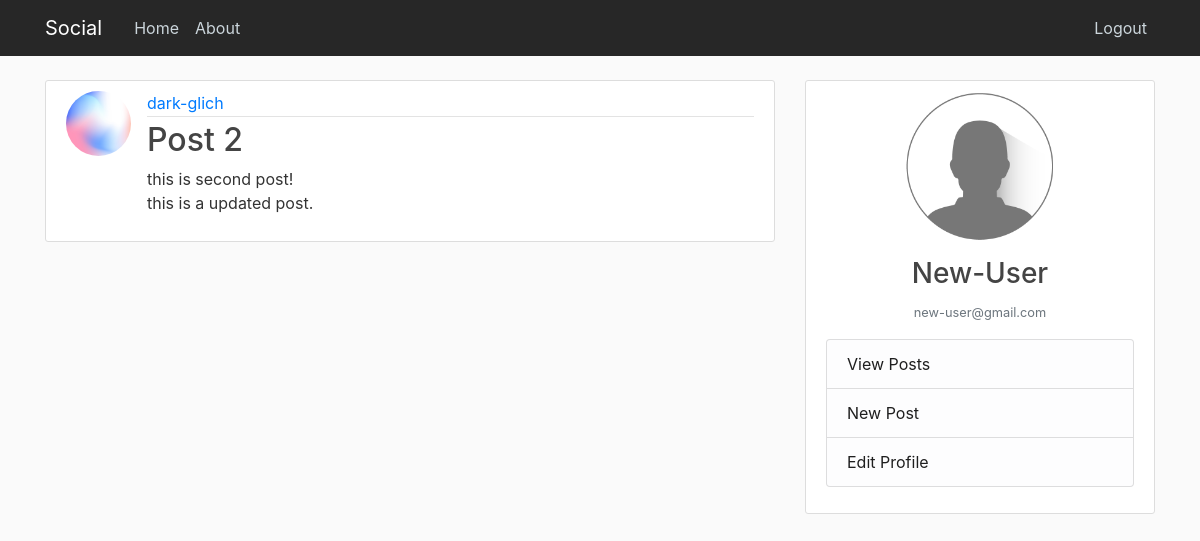
/post/6/ (signed in), run on the app's committed database.
### main/models.py (models this page shows, shortened)
class Post(models.Model):
    title = models.CharField(max_length=200)
    content = models.TextField()
    date = models.DateTimeField(default=timezone.now)
    author = models.ForeignKey(User, on_delete=models.CASCADE)

### users/models.py (models this page shows, shortened)
class profile(models.Model):
    user = models.OneToOneField(User, on_delete=models.CASCADE)
    image = models.ImageField(default='default.png', upload_to='profile_pics')

### main/views.py (the view)
# urls.py: path('post/<int:pk>/', PostDetailView.as_view(), name='detail'),
class PostDetailView(LoginRequiredMixin, DetailView):
    model = Post

### main/templates/main/post_detail.html (shortened to what this page needs)
{% extends "main/base.html" %}
{% block content %}
  <article class="media content-section">
    <img class="rounded-circle article-img" src="{{ object.author.profile.image.url }}">
    <div class="media-body">
      <div class="article-metadata">
        <a class="mr-2" href="#">{{ object.author }}</a>
      </div>
      <h2 class="article-title">{{ object.title }}</h2>
      <p class="article-content">{{ object.content }}</p>
    </div>
  </article>
{% endblock content %}

### main/templates/main/base.html (shortened to what this page needs)
{%load static%}
<!doctype html>
<html lang="en">
  <head>
    <link rel="stylesheet" href="https://maxcdn.bootstrapcdn.com/bootstrap/4.0.0/css/bootstrap.min.css">
    <link rel="stylesheet" type="text/css" href="{% static 'main/style.css' %}">
  </head>
    <body>
      <header class="site-header">
        <nav class="navbar navbar-expand-md navbar-dark bg-steel fixed-top" style="background-color: rgb(39, 39, 39) ">
          <div class="container">
            <a class="navbar-brand mr-4" href="{% url 'home' %}">Social</a>
            <div class="collapse navbar-collapse" id="navbarToggle">
              <div class="navbar-nav mr-auto">
                <a class="nav-item nav-link" href="{% url 'home' %}">Home</a>
                <a class="nav-item nav-link" href="{% url 'about' %}">About</a>
              </div>
              <div class="navbar-nav">
                {% if user.is_authenticated %}
                  <a class="nav-item nav-link" href="{% url 'logout' %}">Logout</a>
                {% else %}
                  <a class="nav-item nav-link" href="{% url 'register' %}">Register</a>
                  <a class="nav-item nav-link" href="{% url 'login' %}">Login</a>
                {% endif %}
              </div>
            </div>
          </div>
        </nav>
      </header>
      <main role="main" class="container">
        <div class="row">
          <div class="col-md-8">
            {% block content %}{% endblock %}
          </div>
          <div class="col-md-4">
            <div class="content-section" style="position: sticky; top: 5rem;">
                <img class="rounded-circle account-img" src="{{ user.profile.image.url }}" style="height: 150px; width: 150px; display: block; margin-left: auto; margin-right: auto;">
                <h3 style="text-align: center;">{{user}}</h3>
                <p style="text-align: center;" class="text-muted"><small>{{user.email}}</small></p>
                <ul class="list-group">
                  <li class="list-group-item list-group-item-light"><a href="{% url 'user-posts' user %}" style="color: rgb(31, 31, 31);">View Posts</a></li>
                  <li class="list-group-item list-group-item-light"><a href="{% url 'create' %}" style="color: rgb(31, 31, 31);">New Post</a></li>
                  <li class="list-group-item list-group-item-light"><a href="{% url 'profile' %}" style="color: rgb(31, 31, 31);">Edit Profile</a></li>
                </ul>
            </div>
          </div>
        </div>
      </main>
    </body>
</html>

### main/static/main/style.css (style rules this page uses)
body { background: #fafafa; color: #333333; margin-top: 5rem; }
h1, h2, h3, h4, h5, h6 { color: #444444; }
ul { margin: 0; }
.bg-steel { background-color: #5f788a; }
.site-header .navbar-nav .nav-link { color: #cbd5db; }
.content-section { background: #ffffff; padding: 10px 20px; border: 1px solid #dddddd; border-radius: 3px; margin-bottom: 20px; }
.article-title { color: #444444; }
.article-content { white-space: pre-line; }
.article-img { height: 65px; width: 65px; margin-right: 16px; }
.article-metadata { padding-bottom: 1px; margin-bottom: 4px; border-bottom: 1px solid #e3e3e3 }
.account-img { height: 125px; width: 125px; margin-right: 20px; margin-bottom: 16px; }

### data on the page
Post: author.profile.image (picture), author "dark-glich", title "Post 2", content "this is second post! this is a updated post."

### other printed values
{{ user }} "New-User"
{{ user.email }} "new-user@gmail.com"
